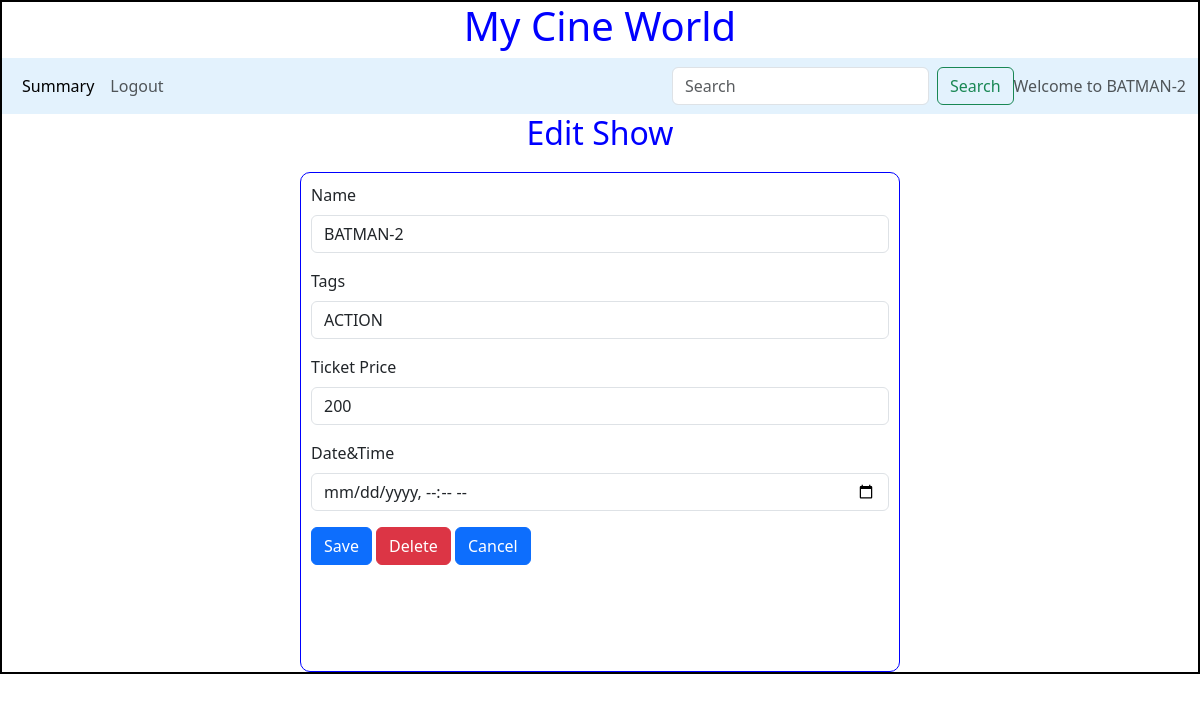
Screenshot of /edit_show/2/BATMAN-2 with the database file from the repository.
### backend/models.py (models this page shows)
class Show(db.Model):
    __tablename__="show"
    id = db.Column(db.Integer,primary_key=True)
    name = db.Column(db.String,nullable=False)
    tags = db.Column(db.String,nullable=False)
    ratings= db.Column(db.Integer,default=0)
    ticket_price = db.Column(db.Integer,default=0.0)
    date_time=db.Column(db.DateTime,nullable=False)
    theatre_id = db.Column(db.Integer,db.ForeignKey("theatre.id"),nullable=False)
    ticket=db.Relationship("Ticket",cascade="all,delete",backref="show",lazy=True)

### backend/controllers.py (the view, shortened to what this page needs)
@app.route("/edit_show/<id>/<name>",methods=["POST","GET"])
def edit_show(id,name):
    s=get_show(id)
    return render_template("edit_show.html",show=s,name=name)

### backend/controllers.py (called while the page is built)
def get_show(id):
    show=Show.query.filter_by(id=id).first()
    return show

### templates/edit_show.html
{%extends "admin_layout.html"%}
{%block content%}
            {%if show%}
            <div class="center"><h2>Edit Show</h2></div>
            <form action="/edit_show/{{show.id}}/{{name}}" method="POST">
            <div class="input_form">
                <div class="mb-3">
                    <label for="name" class="form-label">Name</label>
                    <input type="text" class="form-control" name="sname" id="name" value="{{show.name}}">
                  </div>
                  <div class="mb-3">
                    <label for="tags" class="form-label">Tags</label>
                    <input type="text" class="form-control" name="tags" id="tags" value="{{show.tags}}">
                  </div>
                  <div class="mb-3">
                    <label for="ticket_price" class="form-label">Ticket Price</label>
                    <input type="number" class="form-control" name="ticket_price" id="ticket_price" value="{{show.ticket_price}}">
                  </div>
                  <div class="mb-3">
                    <label for="dt_time" class="form-label">Date&Time</label>
                    <input type="datetime-local" class="form-control" name="dt_time" id="dt_time" value="{{show.dt_time}}">
                  </div>
                  <div class="mb-3">
                    <button type="submit" class="btn btn-primary">Save</button>
                    <a href="/delete_show/{{show.id}}/{{name}}" type="button" class="btn btn-danger">Delete</a>
                    <a href="/admin/{{name}}" type="button" class="btn btn-primary">Cancel</a>
                  </div>
            </div></form>{%endif%}
            {%endblock%}

### templates/admin_layout.html (shortened to what this page needs)
<!DOCTYPE html>
<html lang="en">
<head>
    <link rel="stylesheet" href="/static/styles/main.css">
    <link href="https://cdn.jsdelivr.net/npm/bootstrap@5.3.3/dist/css/bootstrap.min.css" rel="stylesheet">
</head>
<body>
    <div class="my_container">
        <div class="center"><h1>My Cine World</h1></div>
        <div class="my_pannel">
            <nav class="navbar navbar-expand-lg navbar-light" style="background-color: #e3f2fd;">
                <div class="container-fluid">
                  <div class="collapse navbar-collapse" id="navbarText">
                    <ul class="navbar-nav me-auto mb-2 mb-lg-0">
                      <li class="nav-item">
                        <a class="nav-link active" aria-current="page" href="#">Summary</a>
                      </li>
                      <li class="nav-item">
                        <a class="nav-link" href="/login">Logout</a>
                      </li>
                    </ul></div>
                    <form class="d-flex" method="POST" action="/search/{{name}}">
                        <input class="form-control me-2" type="search" placeholder="Search" aria-label="Search" name="search_txt" id="search_txt">
                        <button class="btn btn-outline-success" type="submit">Search</button>
                      </form>
                    <span class="navbar-text">
                      Welcome to {{name}}
                    </span>
                  </div>
                  </nav>
                </div>
              {%block content%}{%endblock%}
              </div>
    </body>
</html>

### static/styles/main.css (style rules this page uses)
* { margin:0px; }
.my_container { border: 2px solid black }
.input_form { border:1px solid blue; width: 600px; height: 500px; margin: auto; margin-top: 20px; padding: 10px; border-radius: 10px; font-size: 16px; text-align: justify; }
.center { text-align: center; margin: auto; color:blue; }

### rows the page displays
Show: name "BATMAN-2", sname "BATMAN-2", tags "ACTION", ticket_price "200"
